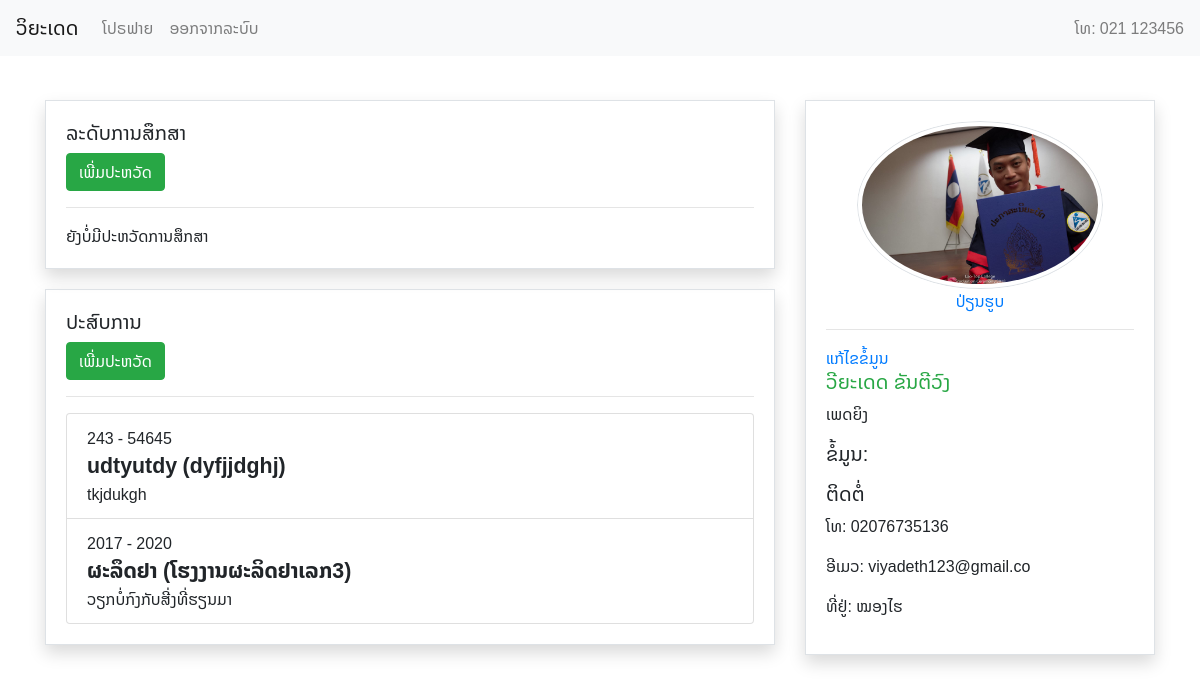
The app's page /profile.php (signed in) with its own data.
### tables this page shows
CREATE TABLE `experiences` (
  `id` int(10) NOT NULL,
  `experience_name` varchar(255) NOT NULL,
  `user_id` int(10) NOT NULL,
  `start` int(11) NOT NULL,
  `end` int(11) NOT NULL,
  `place` varchar(30) NOT NULL,
  `description` text NOT NULL
);

CREATE TABLE `users` (
  `id` int(11) NOT NULL,
  `user_name` varchar(30) NOT NULL,
  `password` varchar(255) NOT NULL,
  `admin` int(11) NOT NULL,
  `gender` int(10) NOT NULL,
  `f_name` varchar(20) NOT NULL,
  `l_name` varchar(20) NOT NULL,
  `tel` varchar(20) NOT NULL,
  `address` varchar(50) NOT NULL,
  `email` varchar(20) NOT NULL,
  `date_of_birth` date NOT NULL,
  `photo` varchar(255) NOT NULL DEFAULT 'profile.png',
  `about` varchar(255) NOT NULL,
  `status` int(11) NOT NULL,
  `created_at` datetime NOT NULL DEFAULT CURRENT_TIMESTAMP
);

### function.php (called while the page is built, shortened)
<?php
function is_logged_in()
{
    if (isset($_SESSION['login'])) {
        if ($_SESSION['login']) {
            return TRUE;
        }
    }
    return FALSE;
}
function check_owner($user_id)
{
    if ($_SESSION['user_id'] == $user_id) {
        return TRUE;
    }
    return FALSE;
}
function get_gender($gender)
{
    switch ($gender) {
        case 2:
            $str = 'ເພດຍິງ';
            break;
    }
    return $str;
}

### experience.php (the view, shortened to what this page needs)
<?php
echo '<h5> ປະສົບການ </h5>';
require 'experience_add.php';
if (isset($_GET['user_id'])) {
    $user_id = $con->real_escape_string($_GET['user_id']);
    $sql = "SELECT * FROM experiences WHERE user_id = " . $user_id . " ORDER BY start ASC ";
} else {
    $sql = "SELECT * FROM experiences WHERE user_id = " . $_SESSION['user_id'] . " ORDER BY start ASC ";
    echo '<button type="button" class="btn btn-success" data-toggle="modal" data-target="#experienceModal">
  ເພີ່ມປະຫວັດ
</button>';
    echo '<hr/>';
}
$rs = $con->query($sql);
if ($rs->num_rows == 0) {
    echo 'ຍັງບໍ່ທັນມີປະສົບການ';
} else {
    echo '<ul class="list-group">';
    while ($row = $rs->fetch_object()) {
        echo '
            <li class="list-group-item">
                <span class="text-default">' . $row->start . ' - ' . ($row->end == 1 ? 'ປະຈຸບັນ' : $row->end) . '</span><br>
                <b style="font-size:16pt;">' . $row->experience_name . '  (' . $row->place . ')</b> <br/>
                ' . $row->description . '
            </li>
        ';
    }
    echo '</ul>';
}

### about.php (shortened to what this page needs)
<?php
if (isset($_GET['user_id'])) {
    $id = $_GET['user_id'];
} else {
    $id = $_SESSION['user_id'];
}
$sql = "SELECT * FROM users WHERE id = $id LIMIT 1";
$rs = $con->query($sql);
$row = $rs->fetch_object();
echo '
    <div class="text-center">
    <figure class="profile-img">
    <img src="images/' . $row->photo . '" class="img-thumbnail img-fluid">
    </figure>
    ';
if (is_logged_in()) :
    if (check_owner($row->id)) :
        echo '<a href="#" data-toggle="modal" data-target="#upload_modal">ປ່ຽນຮູບ</a>
        <div class="modal fade" id="upload_modal" tabindex="-1" role="dialog" aria-labelledby="upload_modal" aria-hidden="true">
            <div class="modal-dialog" role="document">
                <div class="modal-content">
                    <div class="modal-header">
                        <h5>ເພີ່ມປະຫວັດການສຶກສາ</h5>
                        <hr>
                    </div>
                    <div class="modal-body">
                        <form action="upload_photo.php" method="post" enctype="multipart/form-data">
                            <div class="form-group">
                                <input type="file" name="profile" class="form-control"/>
                            </div>
                            <div class="form-group">
                                <input type="submit" value="ອັບໂຫຼດຮູບ"/>
                            </div>
                        </form>
                    </div>
                    <div class="modal-footer">
                        <button type="button" class="btn btn-link" data-dismiss="modal">ປິດ</button>
                    </div>
                </div>
            </div>
        </div>';
    endif;
endif;
echo '</div>
    <hr/>
';
if (is_logged_in() && check_owner($row->id)) :
    echo '<a href="about_update.php">ແກ້ໄຂຂໍ້ມູນ</a>';
endif;
echo '<h5 class="text-success">' . $row->f_name . ' ' . $row->l_name . '</h5>';
echo '<p>' . get_gender($row->gender) . '</p>';
echo '<h5>ຂໍ້ມູນ:</h5>';
echo '<h5>ຕິດຕໍ່</h5>';
echo '<p>ໂທ: ' . $row->tel . '</p>';
echo '<p>ອີເມວ: ' . $row->email . '</p>';
echo '<p>ທີ່ຢູ່: ' . $row->address . '</p>';

### css/custom.css (style rules this page uses)
*, h1, h2, h3, h4, h5, h6, p { font-family: 'Noto Sans Lao', sans-serif; }
.profile-img { text-align: center; margin: auto; position: relative; overflow: hidden; border-radius: 50%; width: 80%; height: 80% }
.profile-img img { display: block; border-radius: 50%; width: 100%; height: 100%; }

### records on screen
experiences: start "243", end "54645", experience_name "udtyutdy", place "dyfjjdghj", description "tkjdukgh"
experiences: start "2017", end "2020", experience_name "ຜະລຶດຢາ", place "ໂຮງງານຜະລິດຢາເລກ3", description "ວຽກບໍ່ກົງກັບສີ່ງທີ່ຮຽນມາ"
users: photo (picture), f_name "ວີຍະເດດ", l_name "ຂັນຕີວົງ", gender "ເພດຍິງ", tel "02076735136", email "viyadeth123@gmail.co", address "ໝອງໄຮ"

### other values on screen
SITE_NAME "ວິຍະເດດ"
SITE_TEL "021 123456"
